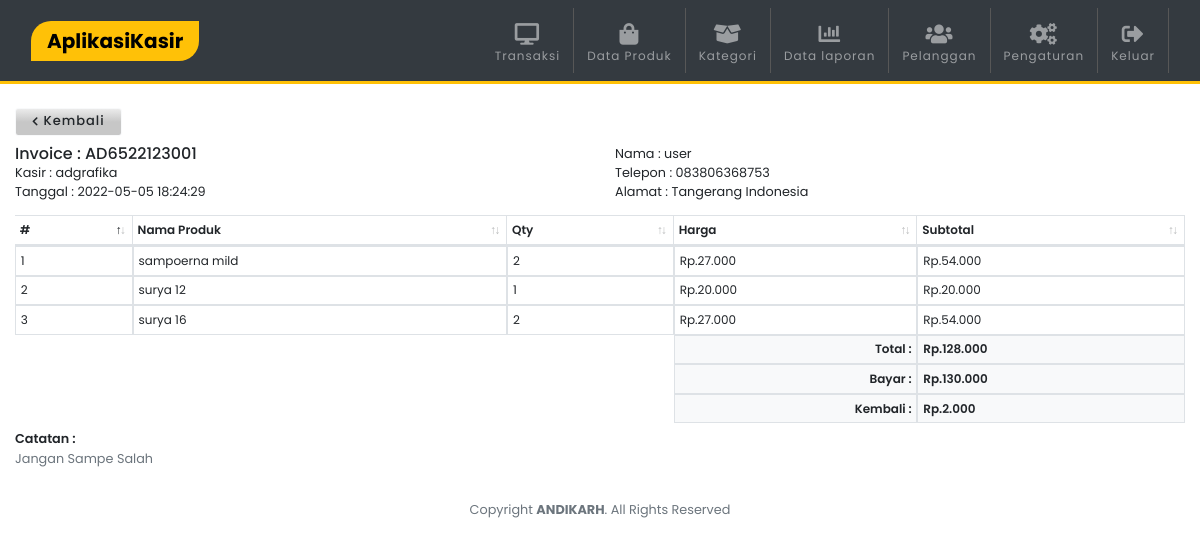
Page /detail.php?invoice=AD6522123001 (signed in) on the committed database.
### tables this page shows
CREATE TABLE `laporan` (
  `idlaporan` int(11) NOT NULL,
  `no_nota` varchar(50) NOT NULL,
  `idpelanggan` int(11) NOT NULL,
  `catatan` text NOT NULL,
  `totalbeli` int(11) NOT NULL,
  `pembayaran` int(11) NOT NULL,
  `kembalian` int(11) NOT NULL,
  `tgl_sub` timestamp NOT NULL DEFAULT current_timestamp() ON UPDATE current_timestamp()
);

CREATE TABLE `pelanggan` (
  `idpelanggan` int(11) NOT NULL,
  `nama_pelanggan` varchar(30) NOT NULL,
  `telepon_pelanggan` varchar(15) NOT NULL,
  `alamat_pelanggan` text NOT NULL
);

CREATE TABLE `tb_nota` (
  `idnota` int(11) NOT NULL,
  `no_nota` varchar(100) NOT NULL,
  `idproduk` int(11) NOT NULL,
  `quantity` int(11) NOT NULL
);

CREATE TABLE `produk` (
  `idproduk` int(11) NOT NULL,
  `idkategori` int(11) NOT NULL,
  `kode_produk` varchar(100) NOT NULL,
  `nama_produk` varchar(150) NOT NULL,
  `harga_modal` int(11) NOT NULL,
  `harga_jual` int(11) NOT NULL,
  `stock` int(11) NOT NULL,
  `tgl_input` timestamp NOT NULL DEFAULT current_timestamp() ON UPDATE current_timestamp()
);

### detail.php (the view, shortened to what this page needs)
<?php include 'template/header.php';?>
<?php
$nota = $_GET['invoice'];
$liatcust = mysqli_query($conn,"SELECT * FROM pelanggan e, laporan c WHERE no_nota='$nota' and e.idpelanggan=c.idpelanggan");
$checkdb = mysqli_fetch_array($liatcust);
?>
<br>
<a href="laporan.php" class="btn btn-light btn-xs px-3 py-2 mb-2" style="font-weight:500;"><i class="fa fa-chevron-left fa-xs"></i> Kembali</a>
<div class="row">
    <div class="col-sm-6">
    <h6 class="mb-0">Invoice : <?php echo $nota ?></h6>
        <p class="small mb-0">Kasir : <?php echo $user ?></p>
        <p class="small mb-0">Tanggal : <?php echo $checkdb['tgl_sub'] ?></p>
    </div>
    <div class="col-sm-6">
        <p class="small mb-0">Nama : <?php echo $checkdb['nama_pelanggan'] ?></p>
        <p class="small mb-0">Telepon : <?php echo $checkdb['telepon_pelanggan'] ?></p>
        <p class="small mb-0">Alamat : <?php echo $checkdb['alamat_pelanggan'] ?></p>
    </div>
</div>
<table class="table table-sm table-bordered dt-responsive nowrap border-0" id="cart" width="100%">
                        <thead>
                        <tr>
                            <th>#</th>
                            <th>Nama Produk</th>
                            <th>Qty</th>
                            <th>Harga</th>
                            <th>Subtotal</th>
                        </tr>
                        </thead>
                        <tbody>
                            <?php
                                 $no=1;
                                 $data_produk=mysqli_query($conn,"SELECT * FROM tb_nota t, produk p
                                 WHERE no_nota='$nota' and t.idproduk=p.idproduk ORDER BY t.idproduk ASC");
                                 while($d=mysqli_fetch_array($data_produk)){
                                    $total = $d['quantity']*$d['harga_jual'];
                                    ?>
                                    <tr>
                                        <td style="border: 1px solid #dee2e6;"><?php echo $no++ ?></td>
                                        <td style="border: 1px solid #dee2e6;"><?php echo $d['nama_produk'] ?></td>
                                        <td style="border: 1px solid #dee2e6;"><?php echo $d['quantity'] ?></td>
                                        <td style="border: 1px solid #dee2e6;">Rp.<?php echo ribuan($d['harga_jual']) ?></td>
                                        <td style="border: 1px solid #dee2e6;">Rp.<?php echo ribuan($total) ?></td>
                                    </tr>
                        <?php }?>
					</tbody>
                    <tr>
                        <th class="d-none d-sm-block d-md-block border-0 bg-white"></th>
                        <th class="border-0 bg-white"></th>
                        <th class="border-0 bg-white"></th>
                        <th class="text-right bg-light" style="border: 1px solid #dee2e6;font-weight:600;">Total :</th>
                        <th class="bg-light" style="border: 1px solid #dee2e6;font-weight:600;">Rp.<?php echo ribuan($checkdb['totalbeli']) ?></th>
                    </tr>
                    <tr>
                        <th class="d-none d-sm-block d-md-block border-0 bg-white"></th>
                        <th class="border-0 bg-white"></th>
                        <th class="border-0 bg-white"></th>
                        <th class="text-right bg-light" style="border: 1px solid #dee2e6;font-weight:600;">Bayar :</th>
                        <th class="bg-light" style="border: 1px solid #dee2e6;font-weight:600;">Rp.<?php echo ribuan($checkdb['pembayaran']) ?></th>
                    </tr>
                    <tr>
                        <th class="d-none d-sm-block d-md-block border-0 bg-white"></th>
                        <th class="border-0 bg-white"></th>
                        <th class="border-0 bg-white"></th>
                        <th class="text-right bg-light" style="border: 1px solid #dee2e6;font-weight:600;">Kembali :</th>
                        <th class="bg-light" style="border: 1px solid #dee2e6;font-weight:600;">Rp.<?php echo ribuan($checkdb['kembalian']) ?></th>
                    </tr>
                </table>
                <p class="small mb-0" style="font-weight:600;">Catatan :</p>
                <p class="small text-muted"><?php echo $checkdb['catatan'] ?></p>
<?php include 'template/footer.php';?>

### template/header.php (shortened to what this page needs)
<?php
include "config.php";
  function ribuan ($nilai){
    return number_format ($nilai, 0, ',', '.');
}
$result1 = mysqli_query($conn, "SELECT * FROM login");
while($data = mysqli_fetch_array($result1))
{
    $user = $data['username'];
    $toko = $data['nama_toko'];
}
?>
<!DOCTYPE html>
<html lang="en">
<head>
  <link rel="stylesheet" href="assets/css/bootstrap.min.css">
  <link rel="stylesheet" href="assets/css/style.css">
  <link href="assets/fontawesome/css/all.min.css" rel="stylesheet" type="text/css">
  <link href="assets/vendor/datatables/dataTables.bootstrap4.min.css" rel="stylesheet">
  <link href="assets/vendor/datatables/responsive.bootstrap4.min.css" rel="stylesheet">
</head>
<body>
<nav class="navbar navbar-expand-lg navbar-dark bg-dark sticky-top">
<div class="container">
  <a class="navbar-brand px-3 bg-warning" href=""><?php echo $toko ?></a>
  <div class="collapse navbar-collapse" id="navbarC">
    <ul class="navbar-nav ml-auto">
      <li class="nav-item">
        <a class="nav-link" href="index.php">
        <span class="text-center d-block pt-2"><i class="fa fa-desktop fa-2x"></i></span>Transaksi</a>
      </li>
      <li class="nav-item">
        <a class="nav-link" href="produk.php">
        <span class="text-center d-block pt-2"><i class="fa fa-shopping-bag fa-2x"></i></span>Data Produk</a>
      </li>
      <li class="nav-item">
        <a class="nav-link" href="kategori.php">
        <span class="text-center d-block pt-2"><i class="fa fa-box-open fa-2x"></i></span>Kategori</a>
      </li>
      <li class="nav-item">
        <a class="nav-link" href="laporan.php">
        <span class="text-center d-block pt-2"><i class="fa fa-chart-bar fa-2x"></i></span>Data laporan</a>
      </li>
      <li class="nav-item">
        <a class="nav-link" href="pelanggan.php">
        <span class="text-center d-block pt-2"><i class="fa fa-users fa-2x"></i></span>Pelanggan</a>
      </li>
      <li class="nav-item">
        <a class="nav-link" href="pengaturan.php">
        <span class="text-center d-block pt-2"><i class="fa fa-cogs fa-2x"></i></span>Pengaturan</a>
      </li>
      <li class="nav-item">
        <a class="nav-link" href="logout.php" onclick="javascript:return confirm('Anda yakin ingin keluar ?');">
        <span class="text-center d-block pt-2"><i class="fa fa-sign-out-alt fa-2x"></i></span>Keluar</a>
      </li>
    </ul>
  </div>
  </div>
</nav>
<div class="container">

### assets/css/style.css (style rules this page uses)
html, body { font-size: 100%; font-family: 'Poppins', sans-serif; scroll-behavior: smooth; }
a { text-decoration: none !important; }
.container { max-width: 1250px; }
.btn { font-size: small !important; letter-spacing: 1px !important; }
.btn-light { background: linear-gradient(180deg, rgb(235, 235, 235) 0%, rgb(199, 199, 199) 50%) !important; }
::placeholder { opacity: 1; font-size: 12px !important; letter-spacing: 1px; font-weight: 300; }
.fa-2x { font-size: 1.80em !important; }
.btn-group-xs > .btn, .btn-xs { padding: .25rem .4rem; font-size: .875rem; line-height: .5; border-radius: .2rem; }
.navbar { border-bottom: 3px solid #ffc107; }
.navbar-dark .navbar-nav .nav-item { font-weight: 400 !important; font-size: 12px; color: #c5c5c5 !important; letter-spacing: 1px; padding-left: 5px !important; padding-right: 5px !important; }
.navbar-dark .navbar-brand { font-weight: 700 !important; border-radius: 20px 0px; color: #000 !important; }
.navbar-dark .navbar-nav .nav-item { border-right: 1px solid rgb(87, 87, 87); }
table { font-size: 12px !important; }
table thead>tr>th { font-weight: 600 !important; }

### rows in the picture
laporan: tgl_sub "2022-05-05 18:24:29", idpelanggan.nama_pelanggan "user", idpelanggan.telepon_pelanggan "083806368753", idpelanggan.alamat_pelanggan "Tangerang Indonesia", totalbeli "128.000", pembayaran "130.000", kembalian "2.000", catatan "Jangan Sampe Salah"
tb_nota: idproduk.nama_produk "sampoerna mild", quantity "2", idproduk.harga_jual "27.000", quantity.harga_jual "54.000"
tb_nota: idproduk.nama_produk "surya 12", quantity "1", idproduk.harga_jual "20.000", quantity.harga_jual "20.000"
tb_nota: idproduk.nama_produk "surya 16", quantity "2", idproduk.harga_jual "27.000", quantity.harga_jual "54.000"

### other values in the picture
$toko "AplikasiKasir"
$nota "AD6522123001"
$user "adgrafika"
